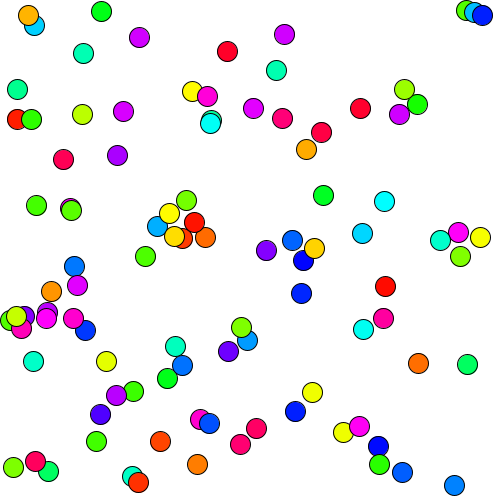
Frame 1 (no input)
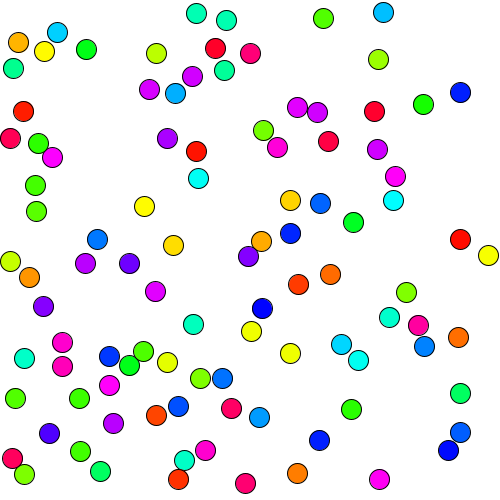
Frame 60 (the mouse pressed at the canvas centre just before this capture)
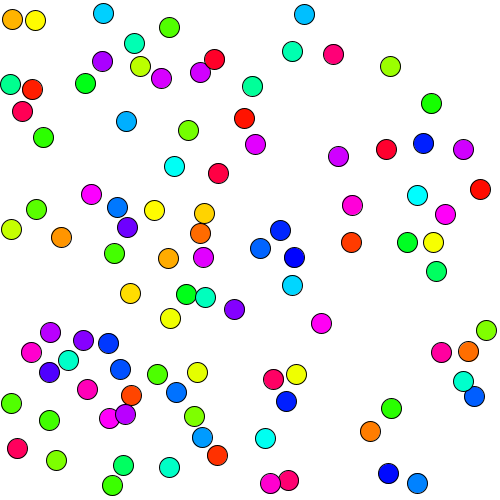
Frame 120 (the mouse held since frame 60 and released just before this capture)

The Processing sketch that drew these frames (run headless with seeded random() and noise(); from frame 60 on, the mouse is pressed at the canvas centre):

// Processing sketch: BrownMotion
// ── BrownMotion.pde
class Ball {
  float x, y, r;
  color c;
  float vx, vy;
  Ball() {
    x = random(width);
    y = random(height);
    r = 10;
    c = color(random(256), 255, 255);
    vx = random(-3, 3);
    vy = random(-3, 3);
  }
  void move() {
    x += vx;
    if (width - r < x) {
      x = (width - r) - (x - (width - r));
      vx *= -1;
    } else if (x < r) {
      x = r + r - x;
      vx *= -1;
    }
    y += vy;
    if (height - r < y) {
      y = (height - r) - (y - (height - r));
      vy *= -1;
    } else if (y < r) {
      y = r + r - y;
      vy *= -1;
    }
  }
  void draw() {
    fill(c);
    ellipse(x, y, 2*r, 2*r);
  }
}

ArrayList<Ball> balls;

void setup() {
  size(500, 500);
  balls = new ArrayList<Ball>();
  colorMode(HSB);
  for (int i = 0; i < 100; i++) {
    Ball ball = new Ball();
    balls.add(ball);
  }
}

void draw() {
  background(255);
  for (Ball ball : balls) {
    ball.move();
    for (Ball ball2 : balls) {
      if (ball2 == ball) {
        continue;
      }
      float d = dist(ball.x, ball.y, ball2.x, ball2.y);
      if (d < ball.r + ball2.r) {
        float th = atan2(ball2.y - ball.y, ball2.x - ball.x);
        float n = dist(0, 0, ball.vx, ball.vy);
        ball.vx = -n * cos(th);
        ball.vy = -n * sin(th);
      }
    }
    ball.draw();
  }
}
